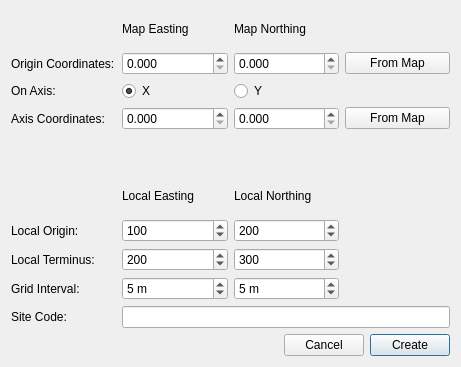
<?xml version="1.0" encoding="UTF-8"?>
<ui version="4.0">
 <class>CreateGridDialog</class>
 <widget class="QDialog" name="CreateGridDialog">
  <property name="geometry">
   <rect>
    <x>0</x>
    <y>0</y>
    <width>461</width>
    <height>367</height>
   </rect>
  </property>
  <property name="windowTitle">
   <string>Create Grid</string>
  </property>
  <property name="sizeGripEnabled">
   <bool>false</bool>
  </property>
  <layout class="QVBoxLayout" name="verticalLayout">
   <item>
    <layout class="QGridLayout" name="gridLayout">
     <item row="0" column="2">
      <widget class="QLabel" name="mapNorthingLabel">
       <property name="text">
        <string>Map Northing</string>
       </property>
      </widget>
     </item>
     <item row="5" column="2">
      <widget class="QLabel" name="localNorthingLabel">
       <property name="text">
        <string>Local Northing</string>
       </property>
      </widget>
     </item>
     <item row="8" column="1">
      <widget class="QSpinBox" name="localEastingIntervalSpin">
       <property name="suffix">
        <string> m</string>
       </property>
       <property name="maximum">
        <number>100</number>
       </property>
       <property name="singleStep">
        <number>5</number>
       </property>
       <property name="value">
        <number>5</number>
       </property>
      </widget>
     </item>
     <item row="8" column="0">
      <widget class="QLabel" name="localIntervalLabel">
       <property name="text">
        <string>Grid Interval:</string>
       </property>
       <property name="buddy">
        <cstring>localEastingIntervalSpin</cstring>
       </property>
      </widget>
     </item>
     <item row="2" column="0">
      <widget class="QLabel" name="mapOnAxisLabel">
       <property name="text">
        <string>On Axis:</string>
       </property>
       <property name="buddy">
        <cstring>mapOnAxisXButton</cstring>
       </property>
      </widget>
     </item>
     <item row="5" column="1">
      <widget class="QLabel" name="localEastingLabel">
       <property name="text">
        <string>Local Easting</string>
       </property>
      </widget>
     </item>
     <item row="7" column="1">
      <widget class="QSpinBox" name="localTerminusEastingSpin">
       <property name="maximum">
        <number>9999</number>
       </property>
       <property name="singleStep">
        <number>5</number>
       </property>
       <property name="value">
        <number>200</number>
       </property>
      </widget>
     </item>
     <item row="1" column="3">
      <widget class="QPushButton" name="mapOriginFromMapButton">
       <property name="text">
        <string>From Map</string>
       </property>
      </widget>
     </item>
     <item row="3" column="0">
      <widget class="QLabel" name="mapAxisLabel">
       <property name="text">
        <string>Axis Coordinates:</string>
       </property>
       <property name="buddy">
        <cstring>mapAxisEastingSpin</cstring>
       </property>
      </widget>
     </item>
     <item row="6" column="1">
      <widget class="QSpinBox" name="localOriginEastingSpin">
       <property name="maximum">
        <number>9999</number>
       </property>
       <property name="singleStep">
        <number>5</number>
       </property>
       <property name="value">
        <number>100</number>
       </property>
      </widget>
     </item>
     <item row="3" column="2">
      <widget class="QDoubleSpinBox" name="mapAxisNorthingSpin">
       <property name="decimals">
        <number>3</number>
       </property>
       <property name="maximum">
        <double>999999.998999999952503</double>
       </property>
      </widget>
     </item>
     <item row="1" column="2">
      <widget class="QDoubleSpinBox" name="mapOriginNorthingSpin">
       <property name="decimals">
        <number>3</number>
       </property>
       <property name="maximum">
        <double>999999.998999999952503</double>
       </property>
      </widget>
     </item>
     <item row="1" column="1">
      <widget class="QDoubleSpinBox" name="mapOriginEastingSpin">
       <property name="decimals">
        <number>3</number>
       </property>
       <property name="maximum">
        <double>999999.998999999952503</double>
       </property>
      </widget>
     </item>
     <item row="7" column="2">
      <widget class="QSpinBox" name="localTerminusNorthingSpin">
       <property name="maximum">
        <number>9999</number>
       </property>
       <property name="singleStep">
        <number>5</number>
       </property>
       <property name="value">
        <number>300</number>
       </property>
      </widget>
     </item>
     <item row="3" column="1">
      <widget class="QDoubleSpinBox" name="mapAxisEastingSpin">
       <property name="decimals">
        <number>3</number>
       </property>
       <property name="maximum">
        <double>999999.998999999952503</double>
       </property>
      </widget>
     </item>
     <item row="6" column="0">
      <widget class="QLabel" name="localOriginLabel">
       <property name="text">
        <string>Local Origin:</string>
       </property>
       <property name="buddy">
        <cstring>localOriginEastingSpin</cstring>
       </property>
      </widget>
     </item>
     <item row="3" column="3">
      <widget class="QPushButton" name="mapAxisFromMapButton">
       <property name="text">
        <string>From Map</string>
       </property>
      </widget>
     </item>
     <item row="7" column="0">
      <widget class="QLabel" name="localTerminusLabel">
       <property name="text">
        <string>Local Terminus:</string>
       </property>
       <property name="buddy">
        <cstring>localTerminusEastingSpin</cstring>
       </property>
      </widget>
     </item>
     <item row="6" column="2">
      <widget class="QSpinBox" name="localOriginNorthingSpin">
       <property name="maximum">
        <number>9999</number>
       </property>
       <property name="singleStep">
        <number>5</number>
       </property>
       <property name="value">
        <number>200</number>
       </property>
      </widget>
     </item>
     <item row="1" column="0">
      <widget class="QLabel" name="mapOriginLabel">
       <property name="text">
        <string>Origin Coordinates:</string>
       </property>
       <property name="buddy">
        <cstring>mapOriginEastingSpin</cstring>
       </property>
      </widget>
     </item>
     <item row="2" column="2">
      <widget class="QRadioButton" name="mapOnAxisYButton">
       <property name="text">
        <string>Y</string>
       </property>
      </widget>
     </item>
     <item row="2" column="1">
      <widget class="QRadioButton" name="mapOnAxisXButton">
       <property name="text">
        <string>X</string>
       </property>
       <property name="checked">
        <bool>true</bool>
       </property>
      </widget>
     </item>
     <item row="0" column="1">
      <widget class="QLabel" name="mapEastingLabel">
       <property name="text">
        <string>Map Easting</string>
       </property>
      </widget>
     </item>
     <item row="4" column="0">
      <widget class="QLabel" name="spacerLabel">
       <property name="text">
        <string/>
       </property>
      </widget>
     </item>
     <item row="8" column="2">
      <widget class="QSpinBox" name="localNorthingIntervalSpin">
       <property name="suffix">
        <string> m</string>
       </property>
       <property name="maximum">
        <number>100</number>
       </property>
       <property name="singleStep">
        <number>5</number>
       </property>
       <property name="value">
        <number>5</number>
       </property>
      </widget>
     </item>
     <item row="9" column="0">
      <widget class="QLabel" name="siteCodeLabel">
       <property name="text">
        <string>Site Code:</string>
       </property>
      </widget>
     </item>
     <item row="9" column="1" colspan="3">
      <widget class="QLineEdit" name="siteCodeEdit"/>
     </item>
    </layout>
   </item>
   <item>
    <layout class="QHBoxLayout" name="horizontalLayout">
     <item>
      <spacer name="horizontalSpacer">
       <property name="orientation">
        <enum>Qt::Horizontal</enum>
       </property>
       <property name="sizeHint" stdset="0">
        <size>
         <width>40</width>
         <height>20</height>
        </size>
       </property>
      </spacer>
     </item>
     <item>
      <widget class="QPushButton" name="cancelButton">
       <property name="text">
        <string>Cancel</string>
       </property>
      </widget>
     </item>
     <item>
      <widget class="QPushButton" name="createGridButton">
       <property name="text">
        <string>Create</string>
       </property>
       <property name="default">
        <bool>true</bool>
       </property>
      </widget>
     </item>
    </layout>
   </item>
  </layout>
 </widget>
 <tabstops>
  <tabstop>mapOriginEastingSpin</tabstop>
  <tabstop>mapOriginNorthingSpin</tabstop>
  <tabstop>mapOriginFromMapButton</tabstop>
  <tabstop>mapOnAxisXButton</tabstop>
  <tabstop>mapOnAxisYButton</tabstop>
  <tabstop>mapAxisEastingSpin</tabstop>
  <tabstop>mapAxisNorthingSpin</tabstop>
  <tabstop>mapAxisFromMapButton</tabstop>
  <tabstop>localOriginEastingSpin</tabstop>
  <tabstop>localOriginNorthingSpin</tabstop>
  <tabstop>localTerminusEastingSpin</tabstop>
  <tabstop>localTerminusNorthingSpin</tabstop>
  <tabstop>localEastingIntervalSpin</tabstop>
  <tabstop>localNorthingIntervalSpin</tabstop>
  <tabstop>cancelButton</tabstop>
  <tabstop>createGridButton</tabstop>
 </tabstops>
 <resources/>
 <connections/>
</ui>
